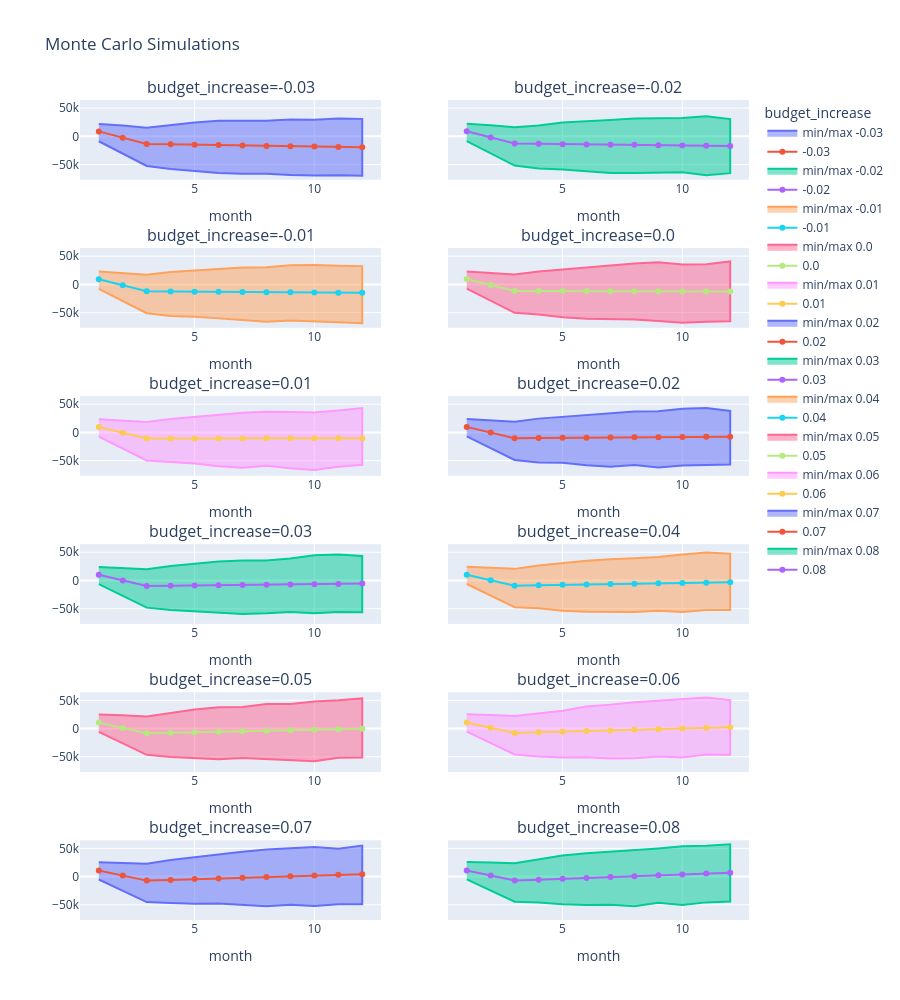

The cell this chart's notebook holds for it:
### Code cell
line_charts(monte_carlo_simulations).update_layout(
    title_text="Monte Carlo Simulations"
).show()

### Figure 1 — Plotly figure (JSON) as saved in the notebook; plotly's stock layout.template omitted (floating-point values rounded to 4 significant figures)
{"data": [{"fill": "toself", "name": "min/max -0.03", "type": "scatter", "x": [1, 2, 3, 4, 5, 6, 7, 8, 9, 10, 11, 12, 12, 11, 10, 9, 8, 7, 6, 5, 4, 3, 2, 1], "xaxis": "x", "y": [-8737.0, -30660.0, -52550.0, -58060.0, -61180.0, -64840.0, -66310.0, -66240.0, -68520.0, -69420.0, -68770.0, -69840.0, 30940.0, 31750.0, 29380.0, 29650.0, 27640.0, 27240.0, 27600.0, 24360.0, 19480.0, 15390.0, 18970.0, 21980.0], "yaxis": "y"}, {"name": "-0.03", "type": "scatter", "x": [1, 2, 3, 4, 5, 6, 7, 8, 9, 10, 11, 12], "xaxis": "x", "y": [8746.0, -2340.0, -13470.0, -14150.0, -14760.0, -15590.0, -16290.0, -16980.0, -17450.0, -18130.0, -18820.0, -19440.0], "yaxis": "y"}, {"fill": "toself", "name": "min/max -0.02", "type": "scatter", "x": [1, 2, 3, 4, 5, 6, 7, 8, 9, 10, 11, 12, 12, 11, 10, 9, 8, 7, 6, 5, 4, 3, 2, 1], "xaxis": "x2", "y": [-8376.0, -30130.0, -51810.0, -57110.0, -58580.0, -61770.0, -65140.0, -65150.0, -64740.0, -63740.0, -68860.0, -65240.0, 30470.0, 35550.0, 32340.0, 31800.0, 31490.0, 29110.0, 27040.0, 24330.0, 19280.0, 16130.0, 19530.0, 22330.0], "yaxis": "y2"}, {"name": "-0.02", "type": "scatter", "x": [1, 2, 3, 4, 5, 6, 7, 8, 9, 10, 11, 12], "xaxis": "x2", "y": [8981.0, -1888.0, -12810.0, -13310.0, -13830.0, -14360.0, -14730.0, -15150.0, -15630.0, -16170.0, -16700.0, -17130.0], "yaxis": "y2"}, {"fill": "toself", "name": "min/max -0.01", "type": "scatter", "x": [1, 2, 3, 4, 5, 6, 7, 8, 9, 10, 11, 12, 12, 11, 10, 9, 8, 7, 6, 5, 4, 3, 2, 1], "xaxis": "x3", "y": [-8014.0, -29600.0, -51070.0, -56150.0, -57410.0, -60240.0, -63260.0, -66110.0, -63830.0, -66130.0, -67200.0, -68940.0, 32350.0, 33100.0, 34170.0, 33850.0, 30330.0, 30040.0, 27320.0, 24850.0, 22100.0, 16880.0, 20090.0, 22680.0], "yaxis": "y3"}, {"name": "-0.01", "type": "scatter", "x": [1, 2, 3, 4, 5, 6, 7, 8, 9, 10, 11, 12], "xaxis": "x3", "y": [9200.0, -1465.0, -12190.0, -12560.0, -12850.0, -13150.0, -13460.0, -13790.0, -13940.0, -14220.0, -14630.0, -14970.0], "yaxis": "y3"}, {"fill": "toself", "name": "min/max 0.0", "type": "scatter", "x": [1, 2, 3, 4, 5, 6, 7, 8, 9, 10, 11, 12, 12, 11, 10, 9, 8, 7, 6, 5, 4, 3, 2, 1], "xaxis": "x4", "y": [-7652.0, -29060.0, -50330.0, -53260.0, -58220.0, -60820.0, -61550.0, -62170.0, -64970.0, -67900.0, -66090.0, -65240.0, 40720.0, 35630.0, 35430.0, 39390.0, 36930.0, 33210.0, 29710.0, 25960.0, 23020.0, 17620.0, 20650.0, 23030.0], "yaxis": "y4"}, {"name": "0.0", "type": "scatter", "x": [1, 2, 3, 4, 5, 6, 7, 8, 9, 10, 11, 12], "xaxis": "x4", "y": [9441.0, -1005.0, -11530.0, -11740.0, -11830.0, -11890.0, -12050.0, -12080.0, -12250.0, -12390.0, -12490.0, -12610.0], "yaxis": "y4"}, {"fill": "toself", "name": "min/max 0.01", "type": "scatter", "x": [1, 2, 3, 4, 5, 6, 7, 8, 9, 10, 11, 12, 12, 11, 10, 9, 8, 7, 6, 5, 4, 3, 2, 1], "xaxis": "x5", "y": [-7291.0, -28530.0, -49590.0, -52430.0, -55250.0, -59900.0, -62390.0, -59070.0, -63680.0, -66520.0, -60950.0, -57210.0, 43110.0, 39030.0, 35390.0, 36190.0, 36490.0, 34930.0, 30990.0, 27400.0, 23940.0, 18370.0, 21210.0, 23380.0], "yaxis": "y5"}, {"name": "0.01", "type": "scatter", "x": [1, 2, 3, 4, 5, 6, 7, 8, 9, 10, 11, 12], "xaxis": "x5", "y": [9669.0, -624.8, -10900.0, -10780.0, -10750.0, -10630.0, -10550.0, -10440.0, -10330.0, -10350.0, -10290.0, -10250.0], "yaxis": "y5"}, {"fill": "toself", "name": "min/max 0.02", "type": "scatter", "x": [1, 2, 3, 4, 5, 6, 7, 8, 9, 10, 11, 12, 12, 11, 10, 9, 8, 7, 6, 5, 4, 3, 2, 1], "xaxis": "x6", "y": [-6929.0, -28000.0, -48860.0, -53290.0, -53780.0, -58210.0, -60720.0, -57520.0, -62170.0, -58550.0, -57380.0, -56970.0, 38150.0, 43400.0, 41790.0, 37610.0, 37300.0, 33810.0, 30690.0, 27800.0, 24470.0, 19110.0, 21780.0, 23730.0], "yaxis": "y6"}, {"name": "0.02", "type": "scatter", "x": [1, 2, 3, 4, 5, 6, 7, 8, 9, 10, 11, 12], "xaxis": "x6", "y": [9827.0, -227.0, -10310.0, -9839.0, -9433.0, -9236.0, -8909.0, -8649.0, -8392.0, -8139.0, -7763.0, -7489.0], "yaxis": "y6"}, {"fill": "toself", "name": "min/max 0.03", "type": "scatter", "x": [1, 2, 3, 4, 5, 6, 7, 8, 9, 10, 11, 12, 12, 11, 10, 9, 8, 7, 6, 5, 4, 3, 2, 1], "xaxis": "x7", "y": [-6567.0, -27470.0, -48120.0, -52340.0, -54830.0, -57120.0, -59240.0, -58230.0, -55970.0, -58170.0, -56030.0, -56290.0, 43570.0, 45860.0, 44540.0, 38930.0, 35340.0, 35330.0, 33540.0, 29500.0, 25770.0, 19850.0, 22340.0, 24080.0], "yaxis": "y7"}, {"name": "0.03", "type": "scatter", "x": [1, 2, 3, 4, 5, 6, 7, 8, 9, 10, 11, 12], "xaxis": "x7", "y": [10080.0, 173.9, -9848.0, -9496.0, -8984.0, -8530.0, -8066.0, -7599.0, -7033.0, -6587.0, -6085.0, -5546.0], "yaxis": "y7"}, {"fill": "toself", "name": "min/max 0.04", "type": "scatter", "x": [1, 2, 3, 4, 5, 6, 7, 8, 9, 10, 11, 12, 12, 11, 10, 9, 8, 7, 6, 5, 4, 3, 2, 1], "xaxis": "x8", "y": [-6206.0, -26940.0, -47380.0, -49320.0, -53700.0, -55540.0, -55600.0, -56030.0, -53710.0, -55950.0, -52200.0, -52180.0, 47630.0, 49560.0, 45850.0, 41630.0, 39320.0, 37840.0, 34870.0, 30900.0, 26690.0, 20600.0, 22900.0, 24430.0], "yaxis": "y8"}, {"name": "0.04", "type": "scatter", "x": [1, 2, 3, 4, 5, 6, 7, 8, 9, 10, 11, 12], "xaxis": "x8", "y": [10190.0, 518.6, -9226.0, -8482.0, -7742.0, -6928.0, -6273.0, -5579.0, -4994.0, -4428.0, -3779.0, -3092.0], "yaxis": "y8"}, {"fill": "toself", "name": "min/max 0.05", "type": "scatter", "x": [1, 2, 3, 4, 5, 6, 7, 8, 9, 10, 11, 12, 12, 11, 10, 9, 8, 7, 6, 5, 4, 3, 2, 1], "xaxis": "x9", "y": [-5844.0, -26400.0, -46640.0, -50430.0, -52570.0, -54300.0, -52410.0, -54360.0, -56090.0, -57840.0, -51580.0, -51370.0, 53400.0, 49980.0, 48060.0, 43680.0, 43540.0, 38370.0, 37650.0, 33740.0, 27470.0, 21340.0, 23460.0, 24780.0], "yaxis": "y9"}, {"name": "0.05", "type": "scatter", "x": [1, 2, 3, 4, 5, 6, 7, 8, 9, 10, 11, 12], "xaxis": "x9", "y": [10490.0, 998.2, -8435.0, -7365.0, -6471.0, -5611.0, -4763.0, -3861.0, -2942.0, -2000.0, -1197.0, -275.6], "yaxis": "y9"}, {"fill": "toself", "name": "min/max 0.06", "type": "scatter", "x": [1, 2, 3, 4, 5, 6, 7, 8, 9, 10, 11, 12, 12, 11, 10, 9, 8, 7, 6, 5, 4, 3, 2, 1], "xaxis": "x10", "y": [-5482.0, -25870.0, -45900.0, -49480.0, -51440.0, -50990.0, -52940.0, -52490.0, -49760.0, -51250.0, -46150.0, -46640.0, 50390.0, 55000.0, 52290.0, 50110.0, 46490.0, 42390.0, 39010.0, 31420.0, 26860.0, 22090.0, 24020.0, 25140.0], "yaxis": "y10"}, {"name": "0.06", "type": "scatter", "x": [1, 2, 3, 4, 5, 6, 7, 8, 9, 10, 11, 12], "xaxis": "x10", "y": [10590.0, 1398.0, -7824.0, -6776.0, -5583.0, -4445.0, -3415.0, -2314.0, -1233.0, -123.5, 1082.0, 2124.0], "yaxis": "y10"}, {"fill": "toself", "name": "min/max 0.07", "type": "scatter", "x": [1, 2, 3, 4, 5, 6, 7, 8, 9, 10, 11, 12, 12, 11, 10, 9, 8, 7, 6, 5, 4, 3, 2, 1], "xaxis": "x11", "y": [-5121.0, -25340.0, -45160.0, -46620.0, -48210.0, -47860.0, -50020.0, -52490.0, -50010.0, -52170.0, -48970.0, -49080.0, 54940.0, 49280.0, 52420.0, 50130.0, 48180.0, 43890.0, 39140.0, 34200.0, 29450.0, 22830.0, 24580.0, 25490.0], "yaxis": "y11"}, {"name": "0.07", "type": "scatter", "x": [1, 2, 3, 4, 5, 6, 7, 8, 9, 10, 11, 12], "xaxis": "x11", "y": [10870.0, 1904.0, -7114.0, -5813.0, -4469.0, -3226.0, -1964.0, -651.8, 611.4, 1802.0, 3072.0, 4326.0], "yaxis": "y11"}, {"fill": "toself", "name": "min/max 0.08", "type": "scatter", "x": [1, 2, 3, 4, 5, 6, 7, 8, 9, 10, 11, 12, 12, 11, 10, 9, 8, 7, 6, 5, 4, 3, 2, 1], "xaxis": "x12", "y": [-4759.0, -24810.0, -44420.0, -46020.0, -48820.0, -50250.0, -49690.0, -52710.0, -46290.0, -50170.0, -45680.0, -44270.0, 57300.0, 54500.0, 53560.0, 49870.0, 47400.0, 44270.0, 41250.0, 37250.0, 30470.0, 23580.0, 25150.0, 25840.0], "yaxis": "y12"}, {"name": "0.08", "type": "scatter", "x": [1, 2, 3, 4, 5, 6, 7, 8, 9, 10, 11, 12], "xaxis": "x12", "y": [10920.0, 1996.0, -6949.0, -5406.0, -3894.0, -2388.0, -752.9, 786.2, 2323.0, 3856.0, 5398.0, 6951.0], "yaxis": "y12"}], "layout": {"annotations": [{"font": {"size": 16}, "showarrow": false, "text": "budget_increase=-0.03", "x": 0.225, "xanchor": "center", "xref": "paper", "y": 1.0, "yanchor": "bottom", "yref": "paper"}, {"font": {"size": 16}, "showarrow": false, "text": "budget_increase=-0.02", "x": 0.775, "xanchor": "center", "xref": "paper", "y": 1.0, "yanchor": "bottom", "yref": "paper"}, {"font": {"size": 16}, "showarrow": false, "text": "budget_increase=-0.01", "x": 0.225, "xanchor": "center", "xref": "paper", "y": 0.8194, "yanchor": "bottom", "yref": "paper"}, {"font": {"size": 16}, "showarrow": false, "text": "budget_increase=0.0", "x": 0.775, "xanchor": "center", "xref": "paper", "y": 0.8194, "yanchor": "bottom", "yref": "paper"}, {"font": {"size": 16}, "showarrow": false, "text": "budget_increase=0.01", "x": 0.225, "xanchor": "center", "xref": "paper", "y": 0.6389, "yanchor": "bottom", "yref": "paper"}, {"font": {"size": 16}, "showarrow": false, "text": "budget_increase=0.02", "x": 0.775, "xanchor": "center", "xref": "paper", "y": 0.6389, "yanchor": "bottom", "yref": "paper"}, {"font": {"size": 16}, "showarrow": false, "text": "budget_increase=0.03", "x": 0.225, "xanchor": "center", "xref": "paper", "y": 0.4583, "yanchor": "bottom", "yref": "paper"}, {"font": {"size": 16}, "showarrow": false, "text": "budget_increase=0.04", "x": 0.775, "xanchor": "center", "xref": "paper", "y": 0.4583, "yanchor": "bottom", "yref": "paper"}, {"font": {"size": 16}, "showarrow": false, "text": "budget_increase=0.05", "x": 0.225, "xanchor": "center", "xref": "paper", "y": 0.2778, "yanchor": "bottom", "yref": "paper"}, {"font": {"size": 16}, "showarrow": false, "text": "budget_increase=0.06", "x": 0.775, "xanchor": "center", "xref": "paper", "y": 0.2778, "yanchor": "bottom", "yref": "paper"}, {"font": {"size": 16}, "showarrow": false, "text": "budget_increase=0.07", "x": 0.225, "xanchor": "center", "xref": "paper", "y": 0.09722, "yanchor": "bottom", "yref": "paper"}, {"font": {"size": 16}, "showarrow": false, "text": "budget_increase=0.08", "x": 0.775, "xanchor": "center", "xref": "paper", "y": 0.09722, "yanchor": "bottom", "yref": "paper"}], "height": 1000, "legend": {"title": {"text": "budget_increase"}}, "title": {"text": "Monte Carlo Simulations"}, "xaxis": {"anchor": "y", "domain": [0, 0.45], "title": {"text": "month"}}, "xaxis10": {"anchor": "y10", "domain": [0.55, 1], "title": {"text": "month"}}, "xaxis11": {"anchor": "y11", "domain": [0, 0.45], "title": {"text": "month"}}, "xaxis12": {"anchor": "y12", "domain": [0.55, 1], "title": {"text": "month"}}, "xaxis2": {"anchor": "y2", "domain": [0.55, 1], "title": {"text": "month"}}, "xaxis3": {"anchor": "y3", "domain": [0, 0.45], "title": {"text": "month"}}, "xaxis4": {"anchor": "y4", "domain": [0.55, 1], "title": {"text": "month"}}, "xaxis5": {"anchor": "y5", "domain": [0, 0.45], "title": {"text": "month"}}, "xaxis6": {"anchor": "y6", "domain": [0.55, 1], "title": {"text": "month"}}, "xaxis7": {"anchor": "y7", "domain": [0, 0.45], "title": {"text": "month"}}, "xaxis8": {"anchor": "y8", "domain": [0.55, 1], "title": {"text": "month"}}, "xaxis9": {"anchor": "y9", "domain": [0, 0.45], "title": {"text": "month"}}, "yaxis": {"anchor": "x", "domain": [0.9028, 1.0], "matches": "y11"}, "yaxis10": {"anchor": "x10", "domain": [0.1806, 0.2778], "matches": "y11", "showticklabels": false}, "yaxis11": {"anchor": "x11", "domain": [0, 0.09722]}, "yaxis12": {"anchor": "x12", "domain": [0, 0.09722], "matches": "y11", "showticklabels": false}, "yaxis2": {"anchor": "x2", "domain": [0.9028, 1.0], "matches": "y11", "showticklabels": false}, "yaxis3": {"anchor": "x3", "domain": [0.7222, 0.8194], "matches": "y11"}, "yaxis4": {"anchor": "x4", "domain": [0.7222, 0.8194], "matches": "y11", "showticklabels": false}, "yaxis5": {"anchor": "x5", "domain": [0.5417, 0.6389], "matches": "y11"}, "yaxis6": {"anchor": "x6", "domain": [0.5417, 0.6389], "matches": "y11", "showticklabels": false}, "yaxis7": {"anchor": "x7", "domain": [0.3611, 0.4583], "matches": "y11"}, "yaxis8": {"anchor": "x8", "domain": [0.3611, 0.4583], "matches": "y11", "showticklabels": false}, "yaxis9": {"anchor": "x9", "domain": [0.1806, 0.2778], "matches": "y11"}}}
